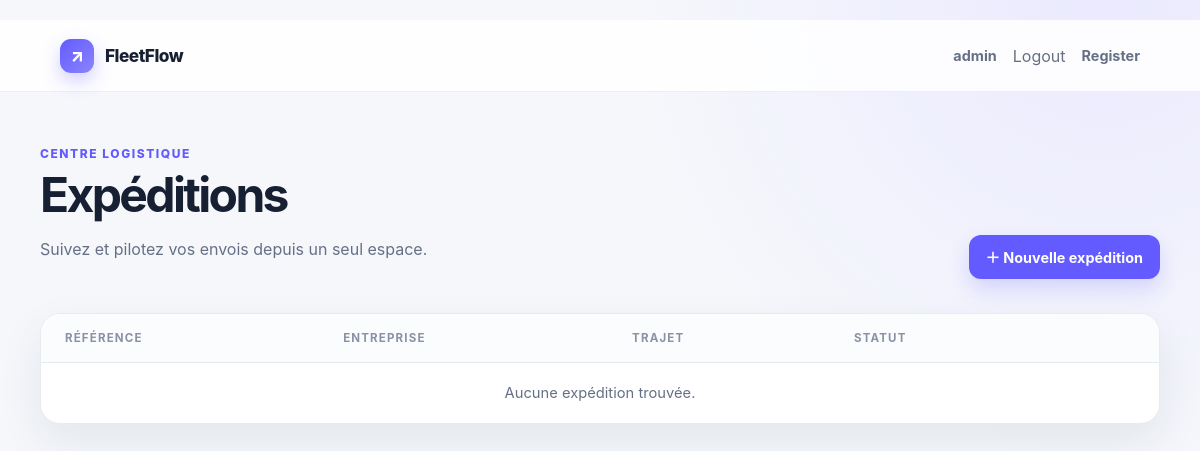
Page /expedition/list1/ (signed in) on the earlier database version.
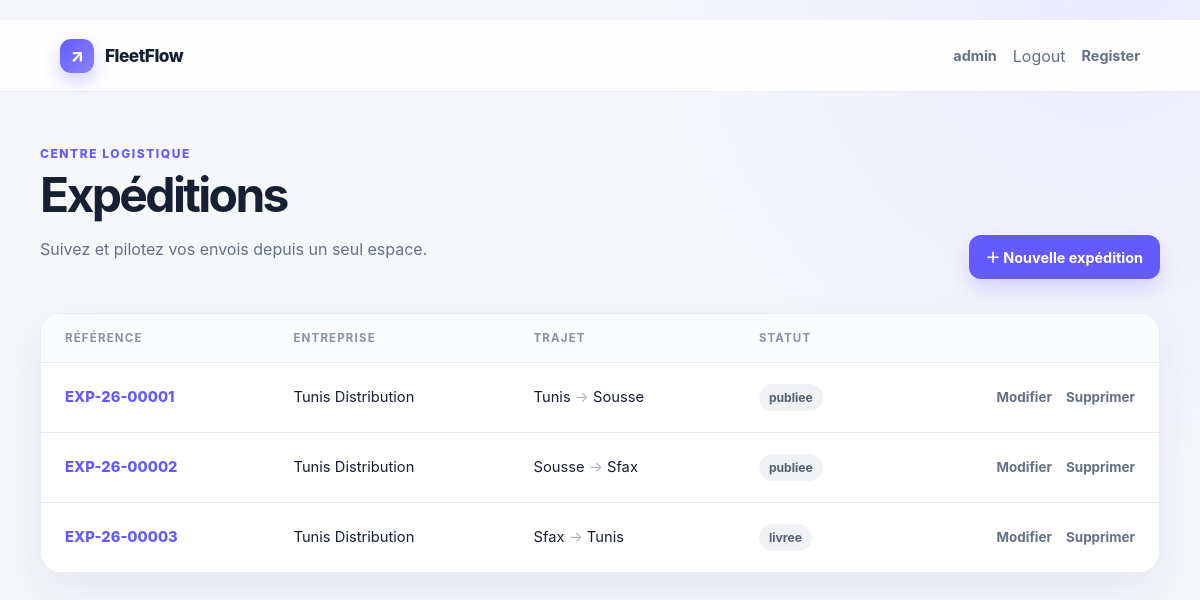
Same page on the later database version.
### ExpeditionApp/models.py (models this page shows, shortened)
class Expedition(models.Model):
    references= models.CharField(max_length=12,unique=True,editable=False,validators=[
        RegexValidator(regex=r'^EXP-\d{2}-\d{5}$',message="Le format doit être EXP-AA-NNNNN.")])
    ville_depart= models.CharField(max_length=100)
    ville_arrivee= models.CharField(max_length=100)
    poids_kg= models.DecimalField(max_digits=10, decimal_places=2,validators=[MinValueValidator(0.01,"Le poids doit être supérieur à 0")])
    date_souhaitee= models.DateField()
    description= models.TextField()
    status=models.CharField(max_length=20,choices=[
        ('p','publiee'),
        ('a','attribuee'),
        ('ec','en_cours'),
        ('l','livree'),
        ('ann','annulee')
    ], default='p')
    created_at = models.DateTimeField(auto_now_add=True)
    updated_at = models.DateTimeField(auto_now=True)
    entreprise = models.ForeignKey('EntrepriseApp.Entreprise', on_delete=models.CASCADE, related_name='expeditions')

### EntrepriseApp/models.py (models this page shows, shortened)
class Entreprise(models.Model):
    raison_sociale = models.CharField(max_length=200,blank=False, null=False )
    matricule_fiscale = models.CharField(max_length=17,unique=True, validators=[matricule_fiscale_validator])
    adresse = models.TextField(validators=[
        MinLengthValidator(20,"L'adresse ne peut pas pas avoir moins de 20 caractères"),
        MaxLengthValidator(400,"L'adresse ne peut pas pas avoir plus de 400 caractères")])
    type_entreprise = models.CharField(max_length=100,choices=[
        ('c','Chargeur'),
        ('t','Transporteur')])
    created_at = models.DateTimeField(auto_now_add=True)
    updated_at = models.DateTimeField(auto_now=True)
    gerant = models.OneToOneField(Utilisateur, on_delete=models.CASCADE, related_name='entreprise')
    def __str__(self):
        return self.raison_sociale

### ExpeditionApp/views.py (the view)
# urls.py: path('list1/', liste_expeditions.as_view(), name='list_class'),
class liste_expeditions(LoginRequiredMixin,ListView):
    model = Expedition
    template_name = 'expedition/list.html'
    context_object_name = 'list'

### Templates/expedition/list.html
﻿{% extends "base.html" %}{% block title %}Expéditions{% endblock %}{% block content %}
<div class="page-head">
  <div>
    <p class="eyebrow">Centre logistique</p>
    <h1>Expéditions</h1>
    <p class="subtle">Suivez et pilotez vos envois depuis un seul espace.</p>
  </div>
  <a class="button" href="{% url 'Expedition:create_expedition' %}"
    >＋ Nouvelle expédition</a
  >
</div>
<section class="card table-card">
  <div class="table-wrap">
    <table class="expedition-list">
      <thead>
        <tr>
          <th>Référence</th>
          <th>Entreprise</th>
          <th>Trajet</th>
          <th>Statut</th>
          <th></th>
        </tr>
      </thead>
      <tbody>
        {% for expedition in list %}
        <tr>
          <td>
            <a
              class="reference"
              href="{% url 'Expedition:detail_class' expedition.pk %}"
              >{{ expedition.references }}</a
            >
          </td>
          <td>{{ expedition.entreprise }}</td>
          <td>
            {{ expedition.ville_depart }}
            <span style="color: #aab2c1">→</span> {{ expedition.ville_arrivee }}
          </td>
          <td>
            <span class="status">{{ expedition.get_status_display }}</span>
          </td>
          <td>
            <div class="actions">
              <a
                class="action-link"
                href="{% url 'Expedition:update_expedition' expedition.pk %}"
                >Modifier</a
              ><a
                class="action-link delete"
                href="{% url 'Expedition:delete_class' expedition.pk %}"
                >Supprimer</a
              >
            </div>
          </td>
        </tr>
        {% empty %}
        <tr>
          <td class="empty" colspan="5">Aucune expédition trouvée.</td>
        </tr>
        {% endfor %}
      </tbody>
    </table>
  </div>
</section>
{% endblock %}

Differences in the rows shown:
added Expedition: references "EXP-26-00001", entreprise "Tunis Distribution", ville_depart "Tunis", ville_arrivee "Sousse", status "publiee"
added Expedition: references "EXP-26-00002", entreprise "Tunis Distribution", ville_depart "Sousse", ville_arrivee "Sfax", status "publiee"
added Expedition: references "EXP-26-00003", entreprise "Tunis Distribution", ville_depart "Sfax", ville_arrivee "Tunis", status "livree"
Other differences:
text no longer shown: "Aucune expédition trouvée."
